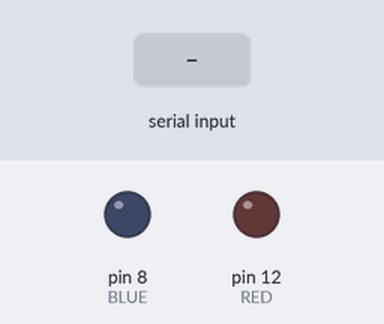
Bench run of a sketch on a simulated Arduino Uno, built with avr-gcc and run on an emulated ATmega328P. Shown: output pins drawn as LEDs (lit = HIGH). The test bench sets the inputs (shaded band).

Above: at 1.2 s.
1.3 s: "1" received over Serial
At 1.6 s:
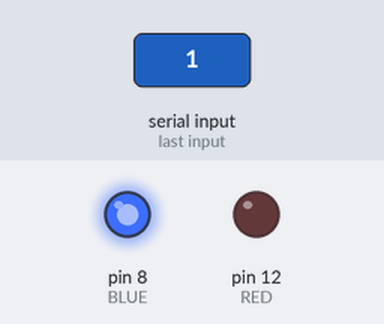
4.3 s: "0" received over Serial
At 4.7 s:
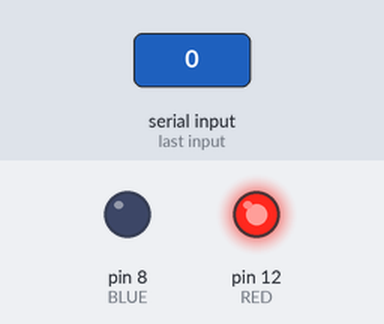
7.3 s: "2" received over Serial
At 8.8 s:
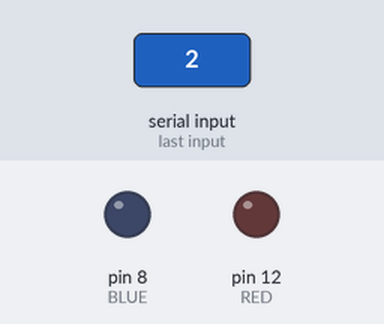
Timing chart, 0 to 10.3 s (numbered marks = the images above; inputs shaded):
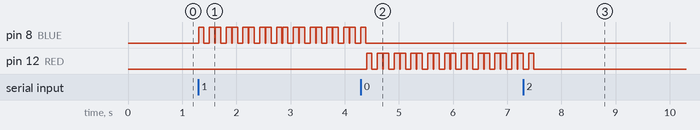

The sketch:

FinalProject.ino
```cpp
/*
   Name: Nelda John
   Date created: 26-04-2021
   Last modified: 05-05-2021
   Description: This is my final project
*/
//global variables
char val; //data received from the serial port
int RED = 12;
int BLUE = 8;


void setup()
{
  pinMode(BLUE, OUTPUT);
  pinMode(RED, OUTPUT);

  //initialize serial communications at a 9600 baud rate
  Serial.begin(9600);
}

void loop()
{
  if (Serial.available())
  {
    val = Serial.read();
  }

  if (val == '1')
  {
    digitalWrite(BLUE, HIGH);
    delay(100);
    digitalWrite(BLUE, LOW);
    delay(100);
    digitalWrite(BLUE, HIGH);
    delay(100);
    digitalWrite(BLUE, LOW);

  }
  else if (val == '0')
  {
    digitalWrite(RED, HIGH);
    delay(100);
    digitalWrite(RED, LOW);
    delay(100);
    digitalWrite(RED, HIGH);
    delay(100);
    digitalWrite(RED, LOW);
  }
  delay(10);
}
```

Measured:
- after the input at 1.3 s, pin 8 (BLUE): LOW → HIGH at once, then repeats every 0.31 s: LOW 0.10 s, HIGH 0.10 s, LOW 0.01 s, HIGH 0.10 s
- after the input at 4.3 s, pin 8 (BLUE): goes on until 4.4 s, then stays LOW; pin 12 (RED): LOW → HIGH after 0.10 s, then repeats every 0.31 s: LOW 0.10 s, HIGH 0.10 s, LOW 0.01 s, HIGH 0.10 s
- after the input at 7.3 s, pin 12 (RED): goes on until 7.5 s, then stays LOW
